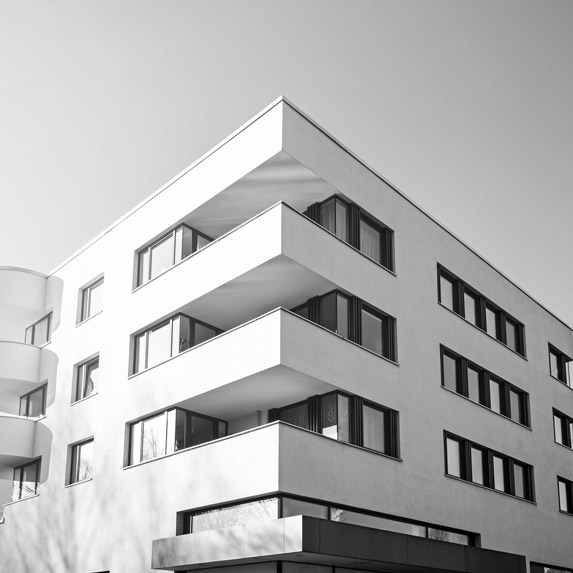
#> input picture building.jpg, 573 x 573 px
$ python project1.py
#> lines starting #> are read from the running program, lines starting #| are printed output that depends on the picture; after the words box and inside, x2 and y2 are one past the last pixel; in counts of white or black regions, pixels touching at a corner belong together
import cv2
import numpy as np

def harris_corner_detection(image_path, threshold=0.01):
#> called with image_path = 'building.jpg', threshold = 0.01
    image = cv2.imread(image_path)
#> image is the input picture: shape (573, 573, 3); min 0, max 255, mean 177
    gray = cv2.cvtColor(image, cv2.COLOR_BGR2GRAY)
    gray = np.float32(gray)

    dst = cv2.cornerHarris(gray, blockSize=2, ksize=3, k=0.04)
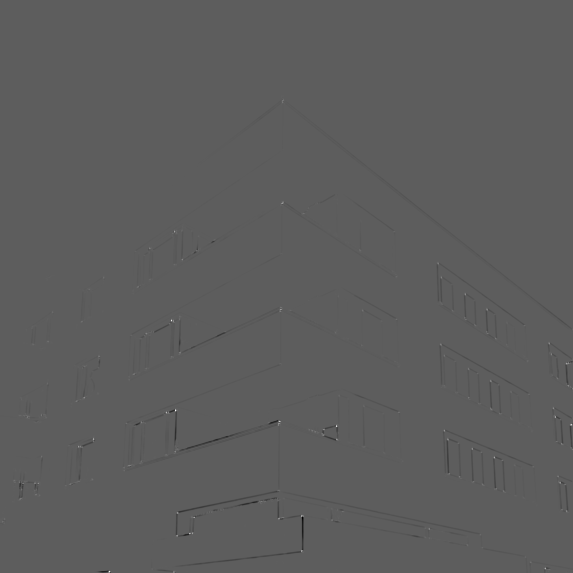
#> dst: shape (573, 573) float32; min -61737756, max 106008832, mean -190311.4; drawn with min black and max white
    dst = cv2.dilate(dst, None)
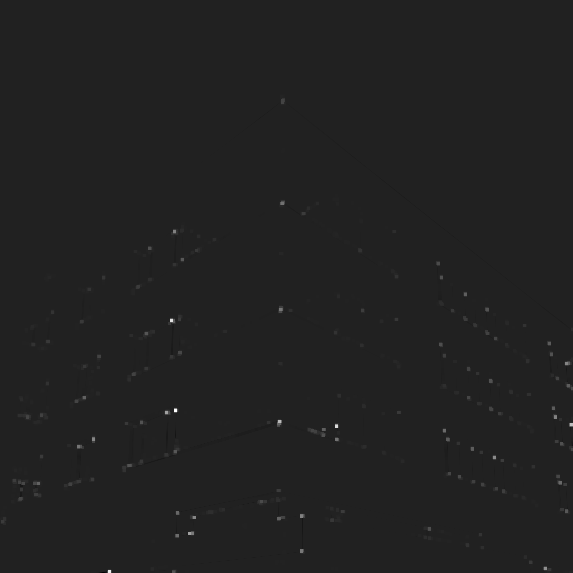
#> dst: shape (573, 573) float32; min -16230558, max 106008832, mean 135282.4; drawn with min black and max white

    image[dst > threshold * dst.max()] = [0, 0, 255]
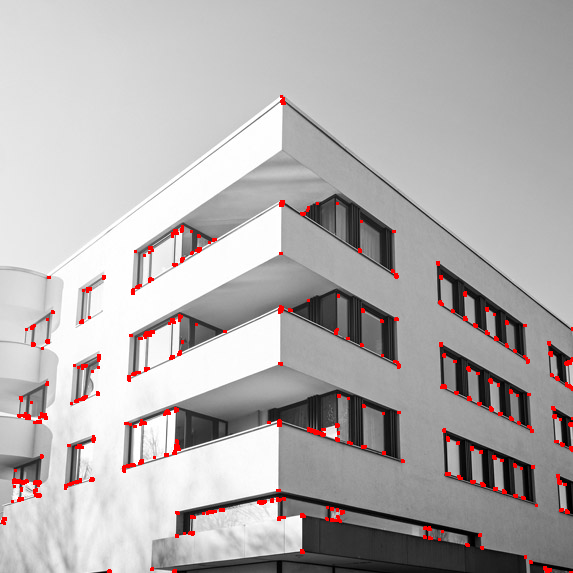
#> image: shape (573, 573, 3); 1.59% of pixels changed, all inside (x1, y1, x2, y2) = (1, 95, 573, 573)

    for y, x in np.argwhere(dst > threshold * dst.max()):
        cv2.circle(image, (x, y), radius=2, color=(0, 0, 255), thickness=-1)
#> this loop made 5213 passes
#> (y, x) on passes 1 to 3: (95, 280), (95, 281), (95, 282)
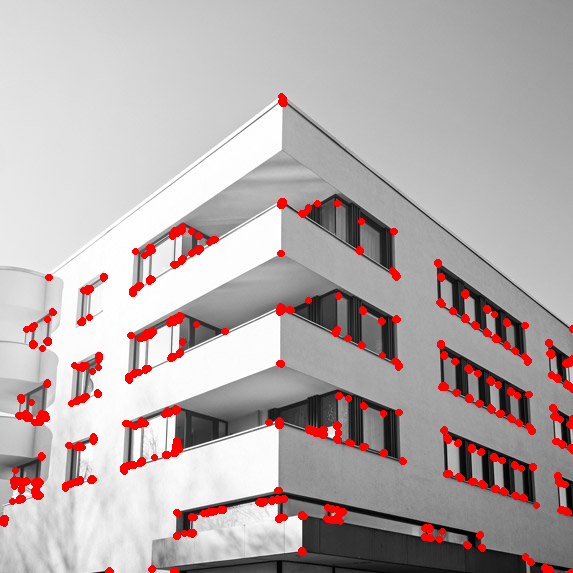
#> image: shape (573, 573, 3); 2.71% of pixels changed, all inside (x1, y1, x2, y2) = (0, 93, 573, 573)

    cv2.imshow('Harris Corner Detection', image)
    cv2.waitKey(0)
    cv2.destroyAllWindows()

harris_corner_detection('building.jpg')
